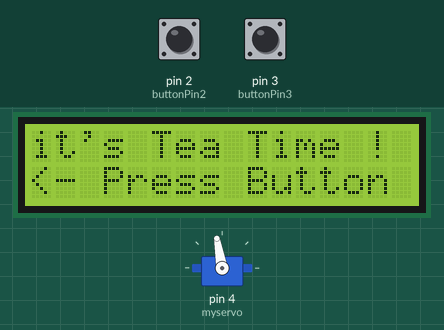
The sketch below on a simulated Arduino Uno, built with avr-gcc and run on an emulated ATmega328P. On the bench: servo, 16×2 character LCD. Inputs (shaded band) come from the test bench; at power-on: pin 2 (buttonPin2) LOW, pin 3 (buttonPin3) LOW.

Above: at 6.2 s.
6.3 s: pin 2 (buttonPin2) pulled HIGH for 0.15 s
At 7.1 s:
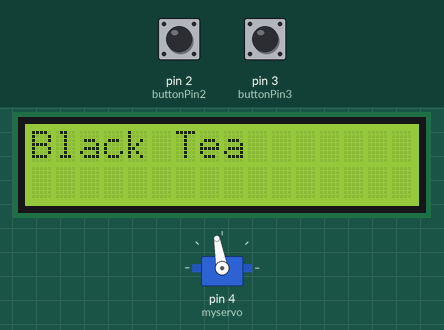
7.9 s: pin 3 (buttonPin3) pulled HIGH for 0.15 s
At 8.9 s:
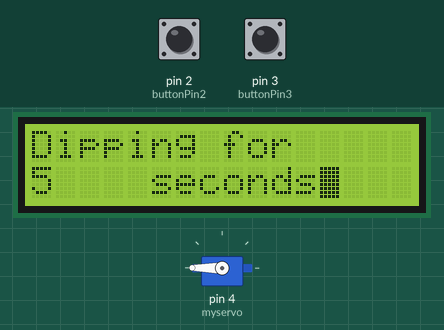
At 16.1 s:
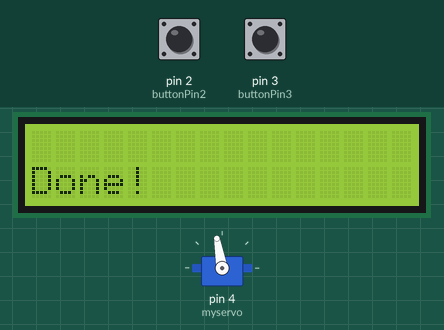
Timing chart, 0 to 17.6 s (numbered marks = the images above; inputs shaded):
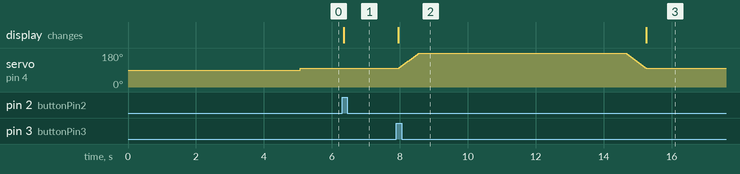

Measured:
- after the input at 6.3 s, the display: changes after 0.05 s (image 1)
- after the input at 7.9 s, servo on pin 4 (myservo): rises from 100° to 180° in 0.57 s, then falls to 100° in 6.7 s; the display: changes after 0.05 s (image 2)

The sketch:

T-ipper.ino
```cpp
#include <LiquidCrystal.h>
#include <Servo.h>
/*
  The circuit:
   LCD RS pin to digital pin 7
   LCD Enable pin to digital pin 8
   LCD D4 pin to digital pin 9
   LCD D5 pin to digital pin 10
   LCD D6 pin to digital pin 11
   LCD D7 pin to digital pin 12
   LCD R/W pin to ground
   LCD VSS pin to ground
   LCD VCC pin to 5V
   10K resistor:
   ends to +5V and ground
   wiper to LCD VO pin (pin 3)
*/

// include the library code:

// initialize the library with the numbers of the interface pins
LiquidCrystal lcd(7, 8, 9, 10, 11, 12);

Servo myservo;

int pos = 0;    // variable to store the servo position
int dipTime;
int teatimer[] = {0, 5000, 10000, 20000, 30000, 20000, 25000};
int gstate;
int teastate = 0;

const int buttonPin2 = 2;
int buttonState2;
int lastButtonState2 = LOW;

const int buttonPin3 = 3;
int buttonState3;
int lastButtonState3 = LOW;

int Contrast=0;

// the following variables are unsigned longs because the time, measured in
// milliseconds, will quickly become a bigger number than can be stored in an int.
unsigned long lastDebounceTime = 0;  // the last time the output pin was toggled
unsigned long debounceDelay = 50;    // the debounce time; increase if the output flickers

void setup() {

  Serial.begin(9600);
//  analogWrite(13,Contrast);
  myservo.attach(4);  // attaches the servo on pin 4 to the servo object
  // set up the LCD's number of columns and rows:
  lcd.begin(16, 2);
  // Print a message to the LCD.
  lcd.print("it's Tea Time !");
  lcd.setCursor(0,1);
  lcd.print("<- Press Button");
  delay(5000);

  myservo.write(100);
  gstate = 0;
}

void loop() {

  button_changeState();
  StartDipButton();

  // set the cursor to column 0, line 1
  // (note: line 1 is the second row, since counting begins with 0):
  //lcd.setCursor(0, 1);
  // print the number of seconds since reset:
  //lcd.print(millis() / 1000);
}

void dip(int _Time) {
  lcd.blink();
  dipTime = _Time;
  for (pos = 100; pos <= 250; pos += 2) { // goes from 0 degrees to 180 degrees
    // in steps of 1 degree
    myservo.write(pos);              // tell servo to go to position in variable 'pos'
    delay(15);                       // waits 15ms for the servo to reach the position
  }
  delay(dipTime);

  for (pos = 250; pos >= 100; pos -= 2) {
    myservo.write(pos);              // tell servo to go to position in variable 'pos'
    delay(15);      // waits 15ms for the servo to reach the position
  }
  lcd.noBlink();
  lcd.clear();
  lcd.setCursor(0,1);
  lcd.print("Done!");
  delay(3000);

  setup();
}

void StartDipButton() {
  int reading = digitalRead(buttonPin3);
  // If the switch changed, due to noise or pressing:
  if (reading != lastButtonState3) {
    // reset the debouncing timer
    lastDebounceTime = millis();
  }
  if ((millis() - lastDebounceTime) > debounceDelay) {
    // whatever the reading is at, it's been there for longer than the debounce
    // delay, so take it as the actual current state:

    // if the button state has changed:
    if (reading != buttonState3) {
      buttonState3 = reading;

      // only toggle if the new button state is HIGH
      if (buttonState3 == HIGH) {
        if (gstate == 0) {
          myservo.write(100); //reset servo position
        } else if (gstate == 1) {
          lcd.setCursor(0, 0);
          lcd.print("Dipping for");
          lcd.setCursor(0, 1);
          lcd.print(teatimer[1]/1000);
          lcd.setCursor(5,1);
          lcd.print("seconds");
          dip(teatimer[1]);
        } else if (gstate == 2) {
          Serial.println("Dipping for  ");
          Serial.print(teatimer[2]);
          Serial.println("  milliseconds ");
          Serial.println();
          dip(teatimer[2]);
        } else if (gstate == 3) {
          Serial.println("Dipping for  ");
          Serial.print(teatimer[3]);
          Serial.println("  milliseconds ");
          Serial.println();
          dip(teatimer[3]);
        } else if (gstate == 3) {
          Serial.println("Dipping for  ");
          Serial.print(teatimer[4]);
          Serial.println("  milliseconds ");
          Serial.println();
          dip(teatimer[4]);
        } else if (gstate == 4) {
          Serial.println("Dipping for  ");
          Serial.print(teatimer[4]);
          Serial.println("  milliseconds ");
          Serial.println();
          dip(teatimer[4]);
        } else if (gstate == 5) {
          Serial.println("Dipping for  ");
          Serial.print(teatimer[5]);
          Serial.println("  milliseconds ");
          Serial.println();
          dip(teatimer[5]);
        }
      }
    }
  }
  lastButtonState3 = reading;
}

void button_changeState() {
  int reading = digitalRead(buttonPin2);
  // If the switch changed, due to noise or pressing:
  if (reading != lastButtonState2) {
    // reset the debouncing timer
    lastDebounceTime = millis();
  }
  if ((millis() - lastDebounceTime) > debounceDelay) {
    // whatever the reading is at, it's been there for longer than the debounce
    // delay, so take it as the actual current state:

    // if the button state has changed:
    if (reading != buttonState2) {
      buttonState2 = reading;

      // only toggle if the new button state is HIGH
      if (buttonState2 == HIGH) {
        if (gstate < 5) {
          gstate = gstate + 1;
        } else {
          gstate = 1;
        }
        if (gstate == 0) {
          lcd.clear();
          lcd.setCursor(0, 0);
          lcd.print("I'ts tea Time ");
          lcd.setCursor(0, 1);
          lcd.print("Hit the type button");
        } else if (gstate == 1) {
          lcd.clear();
          lcd.setCursor(0, 0);
          lcd.print("Black Tea");
        } else if (gstate == 2) {
          lcd.clear();
          lcd.setCursor(0, 0);
          lcd.print("Green Tea");
        } else if (gstate == 3) {
          lcd.clear();
          lcd.setCursor(0, 0);
          lcd.print("Chinese Tea");
        } else if (gstate == 4) {
          lcd.clear();
          lcd.setCursor(0, 0);
          lcd.print("Herbal Tea");
        } else if (gstate == 5) {
          lcd.clear();
          lcd.setCursor(0, 0);
          lcd.print("Earl grey Tea");
        }
      }
    }
  }
  lastButtonState2 = reading;
}
```
